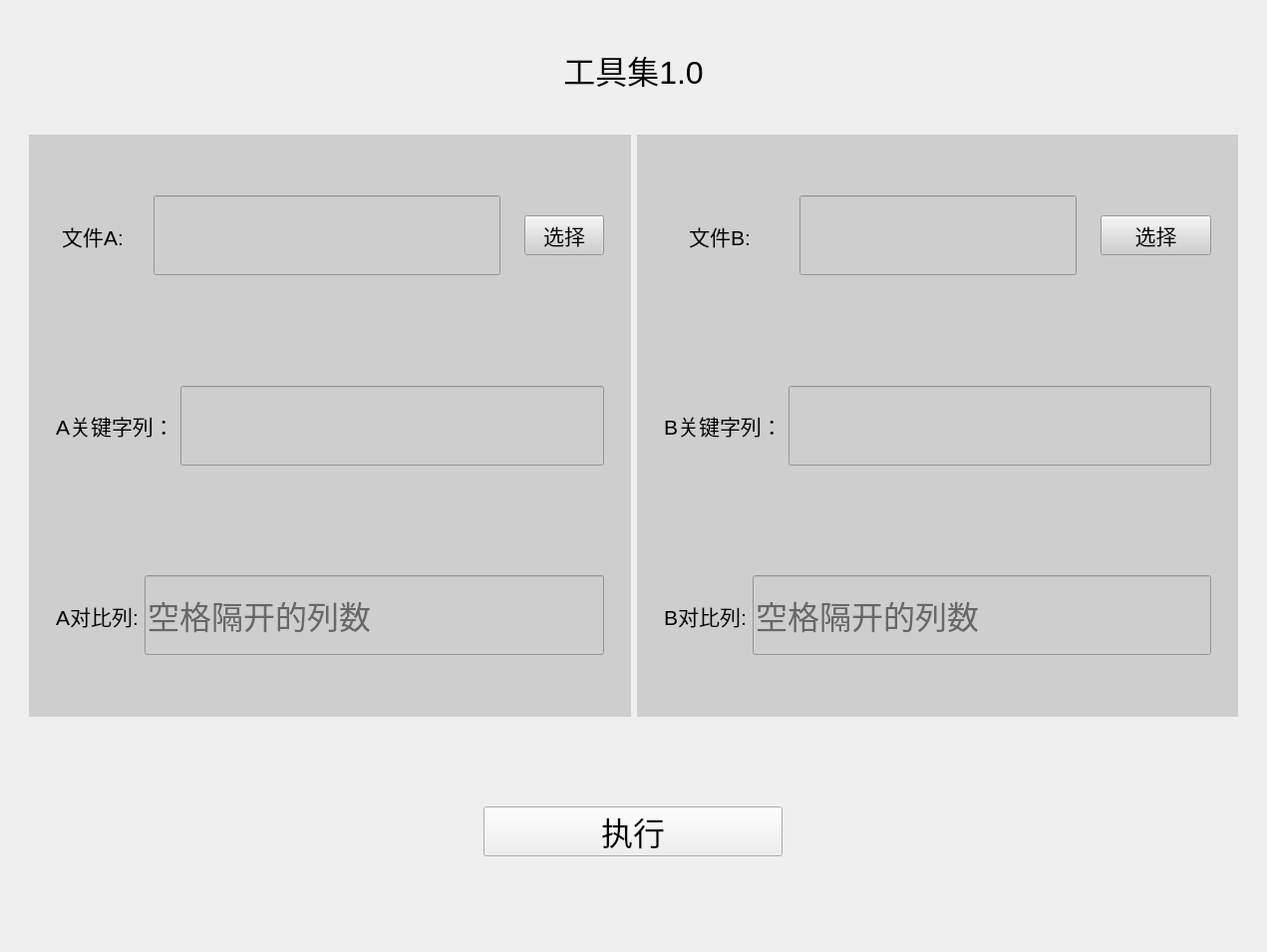
<?xml version="1.0" encoding="UTF-8"?>
<ui version="4.0">
 <class>Form</class>
 <widget class="QWidget" name="Form">
  <property name="geometry">
   <rect>
    <x>0</x>
    <y>0</y>
    <width>1271</width>
    <height>955</height>
   </rect>
  </property>
  <property name="windowTitle">
   <string>Form</string>
  </property>
  <layout class="QGridLayout" name="gridLayout">
   <item row="0" column="0">
    <widget class="QWidget" name="Fathe_widget" native="true">
     <property name="styleSheet">
      <string notr="true"/>
     </property>
     <layout class="QVBoxLayout" name="verticalLayout" stretch="1,6,2">
      <item>
       <widget class="QWidget" name="up_widget" native="true">
        <property name="styleSheet">
         <string notr="true"/>
        </property>
        <layout class="QHBoxLayout" name="horizontalLayout_3">
         <item>
          <widget class="QLabel" name="label">
           <property name="font">
            <font>
             <pointsize>24</pointsize>
            </font>
           </property>
           <property name="text">
            <string>工具集1.0</string>
           </property>
           <property name="alignment">
            <set>Qt::AlignCenter</set>
           </property>
          </widget>
         </item>
        </layout>
       </widget>
      </item>
      <item>
       <widget class="QWidget" name="middle_widget" native="true">
        <property name="styleSheet">
         <string notr="true"/>
        </property>
        <layout class="QHBoxLayout" name="horizontalLayout">
         <item>
          <widget class="QWidget" name="widget_12" native="true">
           <property name="styleSheet">
            <string notr="true">background-color: rgb(206, 206, 206);</string>
           </property>
           <layout class="QVBoxLayout" name="verticalLayout_2">
            <item>
             <widget class="QWidget" name="widget_mid_1_1" native="true">
              <property name="styleSheet">
               <string notr="true"/>
              </property>
              <layout class="QHBoxLayout" name="horizontalLayout_4" stretch="1,4,1">
               <item>
                <widget class="QWidget" name="widget" native="true">
                 <property name="styleSheet">
                  <string notr="true"/>
                 </property>
                 <layout class="QGridLayout" name="gridLayout_2">
                  <item row="0" column="0">
                   <widget class="QLabel" name="label_2">
                    <property name="font">
                     <font>
                      <pointsize>16</pointsize>
                     </font>
                    </property>
                    <property name="text">
                     <string>文件A:</string>
                    </property>
                    <property name="alignment">
                     <set>Qt::AlignCenter</set>
                    </property>
                   </widget>
                  </item>
                 </layout>
                </widget>
               </item>
               <item>
                <widget class="QWidget" name="widget_2" native="true">
                 <property name="styleSheet">
                  <string notr="true"/>
                 </property>
                 <layout class="QGridLayout" name="gridLayout_4">
                  <item row="0" column="0">
                   <widget class="QLineEdit" name="lineEdit_a">
                    <property name="minimumSize">
                     <size>
                      <width>50</width>
                      <height>80</height>
                     </size>
                    </property>
                    <property name="font">
                     <font>
                      <pointsize>24</pointsize>
                     </font>
                    </property>
                    <property name="dragEnabled">
                     <bool>true</bool>
                    </property>
                   </widget>
                  </item>
                 </layout>
                </widget>
               </item>
               <item>
                <widget class="QWidget" name="widget_3" native="true">
                 <property name="styleSheet">
                  <string notr="true"/>
                 </property>
                 <layout class="QGridLayout" name="gridLayout_3">
                  <item row="0" column="0">
                   <widget class="QPushButton" name="pushButton">
                    <property name="font">
                     <font>
                      <pointsize>16</pointsize>
                     </font>
                    </property>
                    <property name="text">
                     <string>选择</string>
                    </property>
                   </widget>
                  </item>
                 </layout>
                </widget>
               </item>
              </layout>
             </widget>
            </item>
            <item>
             <widget class="QWidget" name="widget_mid_1_4" native="true">
              <property name="styleSheet">
               <string notr="true"/>
              </property>
              <layout class="QHBoxLayout" name="horizontalLayout_11" stretch="0">
               <item>
                <widget class="QWidget" name="widget_7" native="true">
                 <property name="styleSheet">
                  <string notr="true"/>
                 </property>
                 <layout class="QHBoxLayout" name="horizontalLayout_7">
                  <item>
                   <widget class="QLabel" name="label_4">
                    <property name="font">
                     <font>
                      <pointsize>16</pointsize>
                     </font>
                    </property>
                    <property name="text">
                     <string>A关键字列：</string>
                    </property>
                    <property name="alignment">
                     <set>Qt::AlignCenter</set>
                    </property>
                   </widget>
                  </item>
                  <item>
                   <widget class="QLineEdit" name="lineEdit_key_a_col">
                    <property name="minimumSize">
                     <size>
                      <width>0</width>
                      <height>80</height>
                     </size>
                    </property>
                    <property name="font">
                     <font>
                      <pointsize>24</pointsize>
                     </font>
                    </property>
                   </widget>
                  </item>
                 </layout>
                </widget>
               </item>
              </layout>
             </widget>
            </item>
            <item>
             <widget class="QWidget" name="widget_mid_1_5" native="true">
              <property name="styleSheet">
               <string notr="true"/>
              </property>
              <layout class="QHBoxLayout" name="horizontalLayout_12">
               <item>
                <widget class="QWidget" name="widget_8" native="true">
                 <property name="styleSheet">
                  <string notr="true"/>
                 </property>
                 <layout class="QHBoxLayout" name="horizontalLayout_8">
                  <item>
                   <widget class="QLabel" name="label_5">
                    <property name="font">
                     <font>
                      <pointsize>16</pointsize>
                     </font>
                    </property>
                    <property name="text">
                     <string>A对比列:</string>
                    </property>
                    <property name="alignment">
                     <set>Qt::AlignCenter</set>
                    </property>
                   </widget>
                  </item>
                  <item>
                   <widget class="QLineEdit" name="lineEdit_a_col">
                    <property name="minimumSize">
                     <size>
                      <width>0</width>
                      <height>80</height>
                     </size>
                    </property>
                    <property name="font">
                     <font>
                      <pointsize>24</pointsize>
                     </font>
                    </property>
                    <property name="placeholderText">
                     <string>空格隔开的列数</string>
                    </property>
                   </widget>
                  </item>
                 </layout>
                </widget>
               </item>
              </layout>
             </widget>
            </item>
           </layout>
          </widget>
         </item>
         <item>
          <widget class="QWidget" name="widget_13" native="true">
           <property name="styleSheet">
            <string notr="true">background-color: rgb(206, 206, 206);</string>
           </property>
           <layout class="QVBoxLayout" name="verticalLayout_3">
            <item>
             <widget class="QWidget" name="widget_mid_1_2" native="true">
              <property name="styleSheet">
               <string notr="true"/>
              </property>
              <layout class="QHBoxLayout" name="horizontalLayout_5" stretch="1,0,1">
               <item>
                <widget class="QWidget" name="widget_6" native="true">
                 <property name="styleSheet">
                  <string notr="true"/>
                 </property>
                 <layout class="QGridLayout" name="gridLayout_9">
                  <item row="0" column="0">
                   <widget class="QLabel" name="label_3">
                    <property name="font">
                     <font>
                      <pointsize>16</pointsize>
                     </font>
                    </property>
                    <property name="text">
                     <string>文件B:</string>
                    </property>
                    <property name="alignment">
                     <set>Qt::AlignCenter</set>
                    </property>
                   </widget>
                  </item>
                 </layout>
                </widget>
               </item>
               <item>
                <widget class="QWidget" name="widget_5" native="true">
                 <property name="styleSheet">
                  <string notr="true"/>
                 </property>
                 <layout class="QGridLayout" name="gridLayout_8">
                  <item row="0" column="0">
                   <widget class="QLineEdit" name="lineEdit_b">
                    <property name="minimumSize">
                     <size>
                      <width>0</width>
                      <height>80</height>
                     </size>
                    </property>
                    <property name="font">
                     <font>
                      <pointsize>24</pointsize>
                     </font>
                    </property>
                    <property name="dragEnabled">
                     <bool>true</bool>
                    </property>
                   </widget>
                  </item>
                 </layout>
                </widget>
               </item>
               <item>
                <widget class="QWidget" name="widget_4" native="true">
                 <property name="styleSheet">
                  <string notr="true"/>
                 </property>
                 <layout class="QGridLayout" name="gridLayout_7">
                  <item row="0" column="0">
                   <widget class="QPushButton" name="pushButton_3">
                    <property name="font">
                     <font>
                      <pointsize>16</pointsize>
                     </font>
                    </property>
                    <property name="text">
                     <string>选择</string>
                    </property>
                   </widget>
                  </item>
                 </layout>
                </widget>
               </item>
              </layout>
             </widget>
            </item>
            <item>
             <widget class="QWidget" name="widget_mid_1_6" native="true">
              <property name="styleSheet">
               <string notr="true"/>
              </property>
              <layout class="QHBoxLayout" name="horizontalLayout_13" stretch="0">
               <item>
                <widget class="QWidget" name="widget_10" native="true">
                 <property name="styleSheet">
                  <string notr="true"/>
                 </property>
                 <layout class="QHBoxLayout" name="horizontalLayout_10">
                  <item>
                   <widget class="QLabel" name="label_7">
                    <property name="font">
                     <font>
                      <pointsize>16</pointsize>
                     </font>
                    </property>
                    <property name="text">
                     <string>B关键字列：</string>
                    </property>
                    <property name="alignment">
                     <set>Qt::AlignCenter</set>
                    </property>
                   </widget>
                  </item>
                  <item>
                   <widget class="QLineEdit" name="lineEdit_key_b_col">
                    <property name="minimumSize">
                     <size>
                      <width>0</width>
                      <height>80</height>
                     </size>
                    </property>
                    <property name="font">
                     <font>
                      <pointsize>24</pointsize>
                     </font>
                    </property>
                   </widget>
                  </item>
                 </layout>
                </widget>
               </item>
              </layout>
             </widget>
            </item>
            <item>
             <widget class="QWidget" name="widget_mid_1_7" native="true">
              <property name="styleSheet">
               <string notr="true"/>
              </property>
              <layout class="QHBoxLayout" name="horizontalLayout_14">
               <item>
                <widget class="QWidget" name="widget_9" native="true">
                 <property name="font">
                  <font>
                   <pointsize>9</pointsize>
                  </font>
                 </property>
                 <property name="styleSheet">
                  <string notr="true"/>
                 </property>
                 <layout class="QHBoxLayout" name="horizontalLayout_9">
                  <item>
                   <widget class="QLabel" name="label_6">
                    <property name="font">
                     <font>
                      <pointsize>16</pointsize>
                     </font>
                    </property>
                    <property name="text">
                     <string>B对比列:</string>
                    </property>
                    <property name="alignment">
                     <set>Qt::AlignCenter</set>
                    </property>
                   </widget>
                  </item>
                  <item>
                   <widget class="QLineEdit" name="lineEdit_b_col">
                    <property name="minimumSize">
                     <size>
                      <width>0</width>
                      <height>80</height>
                     </size>
                    </property>
                    <property name="font">
                     <font>
                      <pointsize>24</pointsize>
                     </font>
                    </property>
                    <property name="placeholderText">
                     <string>空格隔开的列数</string>
                    </property>
                   </widget>
                  </item>
                 </layout>
                </widget>
               </item>
              </layout>
             </widget>
            </item>
           </layout>
          </widget>
         </item>
        </layout>
       </widget>
      </item>
      <item>
       <widget class="QWidget" name="down_widget" native="true">
        <property name="styleSheet">
         <string notr="true"/>
        </property>
        <layout class="QHBoxLayout" name="horizontalLayout_2">
         <item>
          <widget class="QPushButton" name="pushButton_4">
           <property name="minimumSize">
            <size>
             <width>300</width>
             <height>50</height>
            </size>
           </property>
           <property name="maximumSize">
            <size>
             <width>200</width>
             <height>50</height>
            </size>
           </property>
           <property name="font">
            <font>
             <pointsize>24</pointsize>
            </font>
           </property>
           <property name="text">
            <string>执行</string>
           </property>
          </widget>
         </item>
        </layout>
       </widget>
      </item>
     </layout>
    </widget>
   </item>
  </layout>
 </widget>
 <resources/>
 <connections>
  <connection>
   <sender>pushButton_4</sender>
   <signal>clicked()</signal>
   <receiver>Form</receiver>
   <slot>run_the_compare()</slot>
   <hints>
    <hint type="sourcelabel">
     <x>1139</x>
     <y>855</y>
    </hint>
    <hint type="destinationlabel">
     <x>1270</x>
     <y>918</y>
    </hint>
   </hints>
  </connection>
  <connection>
   <sender>lineEdit_b_col</sender>
   <signal>textChanged(QString)</signal>
   <receiver>Form</receiver>
   <slot>get_b_col()</slot>
   <hints>
    <hint type="sourcelabel">
     <x>1070</x>
     <y>630</y>
    </hint>
    <hint type="destinationlabel">
     <x>1270</x>
     <y>634</y>
    </hint>
   </hints>
  </connection>
  <connection>
   <sender>pushButton_3</sender>
   <signal>clicked()</signal>
   <receiver>Form</receiver>
   <slot>select_b_file()</slot>
   <hints>
    <hint type="sourcelabel">
     <x>1216</x>
     <y>236</y>
    </hint>
    <hint type="destinationlabel">
     <x>1270</x>
     <y>426</y>
    </hint>
   </hints>
  </connection>
  <connection>
   <sender>lineEdit_a</sender>
   <signal>textChanged(QString)</signal>
   <receiver>Form</receiver>
   <slot>get_path_a()</slot>
   <hints>
    <hint type="sourcelabel">
     <x>506</x>
     <y>231</y>
    </hint>
    <hint type="destinationlabel">
     <x>1270</x>
     <y>93</y>
    </hint>
   </hints>
  </connection>
  <connection>
   <sender>lineEdit_b</sender>
   <signal>textChanged(QString)</signal>
   <receiver>Form</receiver>
   <slot>get_path_b()</slot>
   <hints>
    <hint type="sourcelabel">
     <x>1081</x>
     <y>225</y>
    </hint>
    <hint type="destinationlabel">
     <x>1270</x>
     <y>514</y>
    </hint>
   </hints>
  </connection>
  <connection>
   <sender>pushButton</sender>
   <signal>clicked()</signal>
   <receiver>Form</receiver>
   <slot>select_a_file()</slot>
   <hints>
    <hint type="sourcelabel">
     <x>605</x>
     <y>235</y>
    </hint>
    <hint type="destinationlabel">
     <x>1270</x>
     <y>186</y>
    </hint>
   </hints>
  </connection>
  <connection>
   <sender>lineEdit_key_a_col</sender>
   <signal>textChanged(QString)</signal>
   <receiver>Form</receiver>
   <slot>get_key_a_col()</slot>
   <hints>
    <hint type="sourcelabel">
     <x>319</x>
     <y>421</y>
    </hint>
    <hint type="destinationlabel">
     <x>0</x>
     <y>739</y>
    </hint>
   </hints>
  </connection>
  <connection>
   <sender>lineEdit_a_col</sender>
   <signal>textChanged(QString)</signal>
   <receiver>Form</receiver>
   <slot>get_a_col()</slot>
   <hints>
    <hint type="sourcelabel">
     <x>314</x>
     <y>604</y>
    </hint>
    <hint type="destinationlabel">
     <x>1270</x>
     <y>563</y>
    </hint>
   </hints>
  </connection>
  <connection>
   <sender>lineEdit_key_b_col</sender>
   <signal>textChanged(QString)</signal>
   <receiver>Form</receiver>
   <slot>get_key_b_col()</slot>
   <hints>
    <hint type="sourcelabel">
     <x>859</x>
     <y>429</y>
    </hint>
    <hint type="destinationlabel">
     <x>1374</x>
     <y>377</y>
    </hint>
   </hints>
  </connection>
 </connections>
 <slots>
  <slot>select_a_file()</slot>
  <slot>select_b_file()</slot>
  <slot>run_the_compare()</slot>
  <slot>get_path_a()</slot>
  <slot>get_path_b()</slot>
  <slot>get_key_a_col()</slot>
  <slot>get_a_col()</slot>
  <slot>get_b_col()</slot>
  <slot>get_key_b_col()</slot>
 </slots>
</ui>
